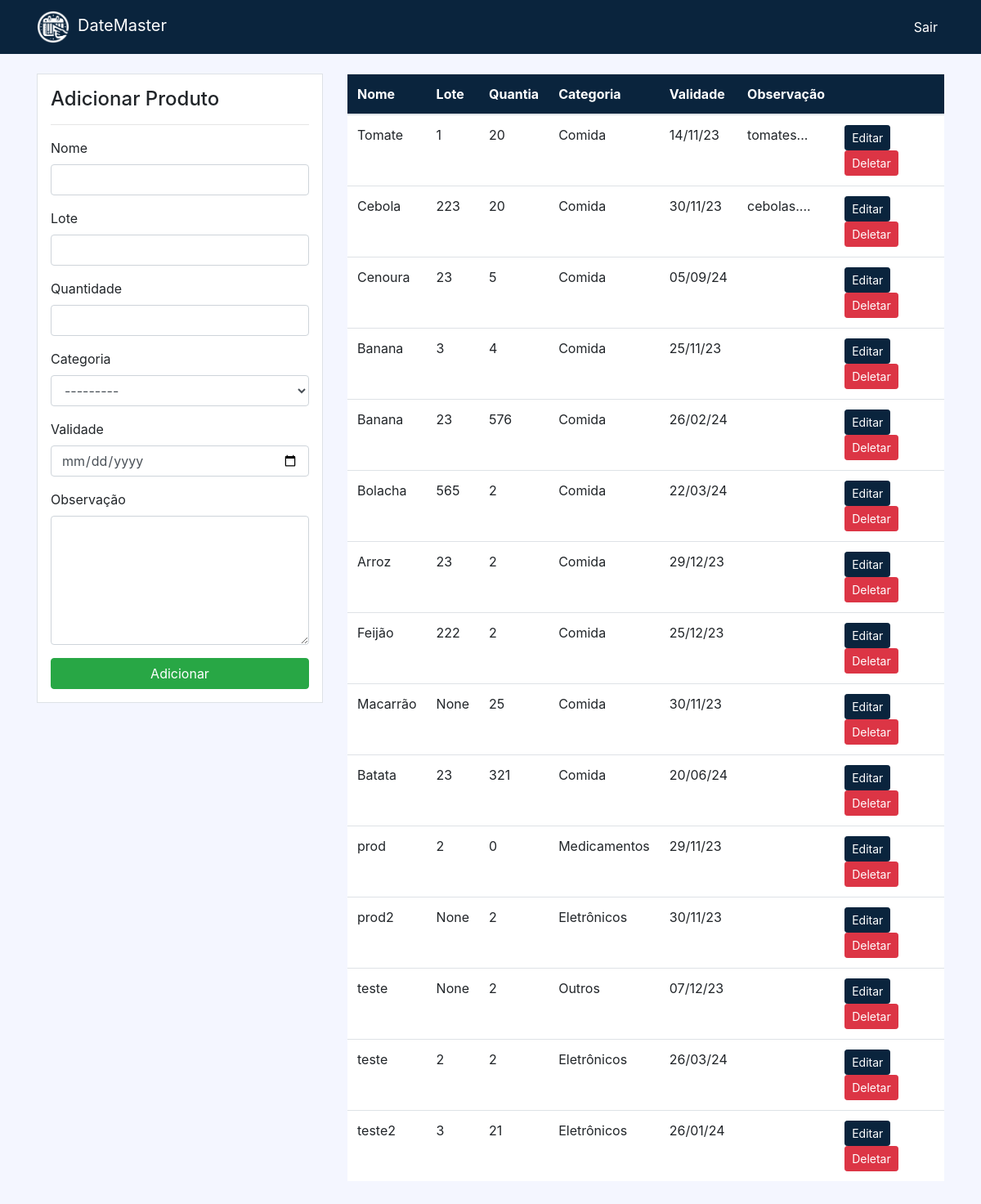
Page /product/ (signed in) on the committed database.
### dashboard/models.py (models this page shows, shortened)
class Product(models.Model):
    name = models.CharField(max_length=100, null=True, blank=True)
    lot = models.CharField(max_length=20, null=True, blank=True)
    category = models.CharField(max_length=20, choices=CATEGORY, null=True, blank=True)
    quantity = models.PositiveIntegerField(null=False, blank=True)
    expiration_date = models.DateField(null=True, blank=True)
    observation = models.TextField(null=True, blank=True)

### dashboard/views.py (the view)
# urls.py: path('product/', views.product, name='dashboard-product'),
@login_required
def product(request):
    items = Product.objects.all()
    if request.method == 'POST':
        form = ProductForm(request.POST)
        if form.is_valid():
            form.save()
            return redirect('dashboard-product')
    else:
        form = ProductForm()
    context = {
        'items': items,
        'form': form,
    }
    return render(request, 'dashboard/product.html', context)

### dashboard/forms.py
class ProductForm(forms.ModelForm):
    class Meta:
        model = Product
        fields = ('name', 'lot', 'quantity', 'category', 'expiration_date', 'observation')
        labels = {
            'name': 'Nome',
            'lot': 'Lote',
            'quantity': 'Quantidade',
            'category': 'Categoria',
            'expiration_date': 'Validade',
            'observation': 'Observação',
        }
        widgets = {
            'expiration_date': forms.DateInput(attrs={'type': 'date'}),
            'observation': forms.Textarea(attrs={'rows': 6, 'cols': 15}),
        }

### templates/dashboard/product.html (shortened to what this page needs)
{% extends 'partials/base.html' %}
{% load crispy_forms_tags %}
{% block content %}
        <div class="container">
            <div class="row my-4">
                <div class="col-md-4">
                    <div class="border bg-white p-3">
                        <h4>Adicionar Produto</h4>
                        <hr>
                        <form method="POST" action="">
                            {{form|crispy}}
                            <button type="submit" class="btn btn-success btn-block">Adicionar</button>
                        </form>
                    </div>
                </div>
                <div class="col-md-8">
                    <table class="table bg-white">
                        <thead class="bg-info color-custom">
                            <tr class="text-white">
                                <th scope="col">Nome</th>
                                <th scope="col">Lote</th>
                                <th scope="col">Quantia</th>
                                <th scope="col">Categoria</th>
                                <th scope="col">Validade</th>
                                <th scope="col">Observação</th>
                                <th scope="col"></th>
                            </tr>
                        </thead>
                        <tbody>
                            {% for item in items %}
                            <tr>
                                <td>{{item.name}}</td>
                                <td>{{item.lot}}</td>
                                <td>{{item.quantity}}</td>
                                <td>{{item.category}}</td>
                                <td>{{item.expiration_date|date:"d/m/y"}}</td>
                                <td>{{item.observation}}</td>
                                <td>
                                    <a class="btn btn-info btn-sm" href="{% url 'dashboard-product-update' pk=item.id %}">Editar</a>
                                    <a class="btn btn-danger btn-sm" href="{% url 'dashboard-product-delete' pk=item.id %}">Deletar</a>
                                </td>
                            </tr>
                            {% endfor %}
                        </tbody>
                    </table>
                </div>
            </div>
        </div>
{% endblock%}

### static/style.css (style rules this page uses)
body { background: #f4f6ff; }
.btn-info { background-color: #0a243d !important; border-color: #0a243d !important; }
.color-custom { background-color: #0a243d !important; border-color: #0a243d !important; }

### rows in the picture
Product: name "Tomate", lot "1", quantity "20", category "Comida", expiration_date "14/11/23", observation "tomates..."
Product: name "Cebola", lot "223", quantity "20", category "Comida", expiration_date "30/11/23", observation "cebolas...."
Product: name "Cenoura", lot "23", quantity "5", category "Comida", expiration_date "05/09/24"
Product: name "Banana", lot "3", quantity "4", category "Comida", expiration_date "25/11/23"
Product: name "Banana", lot "23", quantity "576", category "Comida", expiration_date "26/02/24"
Product: name "Bolacha", lot "565", quantity "2", category "Comida", expiration_date "22/03/24"
Product: name "Arroz", lot "23", quantity "2", category "Comida", expiration_date "29/12/23"
Product: name "Feijão", lot "222", quantity "2", category "Comida", expiration_date "25/12/23"
Product: name "Macarrão", lot "None", quantity "25", category "Comida", expiration_date "30/11/23"
Product: name "Batata", lot "23", quantity "321", category "Comida", expiration_date "20/06/24"
Product: name "prod", lot "2", quantity "0", category "Medicamentos", expiration_date "29/11/23"
Product: name "prod2", lot "None", quantity "2", category "Eletrônicos", expiration_date "30/11/23"
Product: name "teste", lot "None", quantity "2", category "Outros", expiration_date "07/12/23"
Product: name "teste", lot "2", quantity "2", category "Eletrônicos", expiration_date "26/03/24"
Product: name "teste2", lot "3", quantity "21", category "Eletrônicos", expiration_date "26/01/24"
